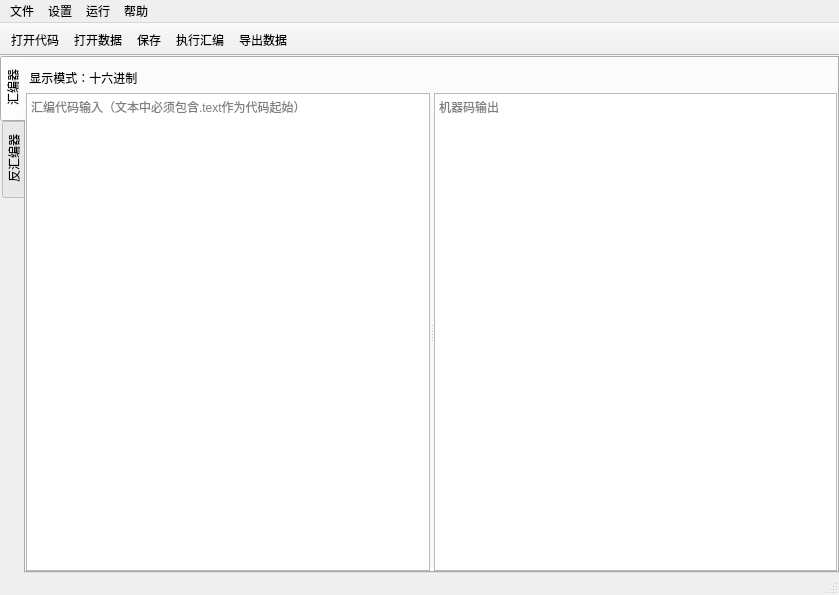
<?xml version="1.0" encoding="UTF-8"?>
<ui version="4.0">
 <class>AssemblerWidget</class>
 <widget class="QMainWindow" name="AssemblerWidget">
  <property name="geometry">
   <rect>
    <x>0</x>
    <y>0</y>
    <width>839</width>
    <height>595</height>
   </rect>
  </property>
  <property name="windowTitle">
   <string>Assembler v0.5</string>
  </property>
  <widget class="QWidget" name="centralwidget">
   <layout class="QVBoxLayout" name="verticalLayout">
    <property name="leftMargin">
     <number>0</number>
    </property>
    <property name="topMargin">
     <number>0</number>
    </property>
    <property name="rightMargin">
     <number>0</number>
    </property>
    <property name="bottomMargin">
     <number>0</number>
    </property>
    <item>
     <widget class="QTabWidget" name="tabWidget">
      <property name="tabPosition">
       <enum>QTabWidget::West</enum>
      </property>
      <property name="tabShape">
       <enum>QTabWidget::Rounded</enum>
      </property>
      <property name="currentIndex">
       <number>0</number>
      </property>
      <property name="elideMode">
       <enum>Qt::ElideNone</enum>
      </property>
      <property name="documentMode">
       <bool>false</bool>
      </property>
      <property name="tabsClosable">
       <bool>false</bool>
      </property>
      <property name="movable">
       <bool>false</bool>
      </property>
      <property name="tabBarAutoHide">
       <bool>false</bool>
      </property>
      <widget class="QWidget" name="tabA">
       <attribute name="title">
        <string> 汇编器</string>
       </attribute>
       <layout class="QVBoxLayout" name="verticalLayout_2">
        <property name="leftMargin">
         <number>0</number>
        </property>
        <property name="topMargin">
         <number>11</number>
        </property>
        <property name="rightMargin">
         <number>0</number>
        </property>
        <property name="bottomMargin">
         <number>0</number>
        </property>
        <item>
         <widget class="QLabel" name="labelMode">
          <property name="sizePolicy">
           <sizepolicy hsizetype="Preferred" vsizetype="Fixed">
            <horstretch>0</horstretch>
            <verstretch>0</verstretch>
           </sizepolicy>
          </property>
          <property name="text">
           <string> 显示模式：十六进制</string>
          </property>
         </widget>
        </item>
        <item>
         <widget class="QSplitter" name="splitter">
          <property name="orientation">
           <enum>Qt::Horizontal</enum>
          </property>
          <widget class="QWidget" name="widget" native="true">
           <layout class="QVBoxLayout" name="verticalLayout_4">
            <property name="leftMargin">
             <number>0</number>
            </property>
            <property name="topMargin">
             <number>0</number>
            </property>
            <property name="rightMargin">
             <number>0</number>
            </property>
            <property name="bottomMargin">
             <number>0</number>
            </property>
            <item>
             <widget class="QTextEdit" name="textEdit_A_IN">
              <property name="placeholderText">
               <string>汇编代码输入（文本中必须包含.text作为代码起始）</string>
              </property>
             </widget>
            </item>
           </layout>
          </widget>
          <widget class="QWidget" name="widget_2" native="true">
           <layout class="QVBoxLayout" name="verticalLayout_5">
            <property name="leftMargin">
             <number>0</number>
            </property>
            <property name="topMargin">
             <number>0</number>
            </property>
            <property name="rightMargin">
             <number>0</number>
            </property>
            <property name="bottomMargin">
             <number>0</number>
            </property>
            <item>
             <widget class="QTextEdit" name="textEdit_A_OUT">
              <property name="placeholderText">
               <string>机器码输出</string>
              </property>
             </widget>
            </item>
           </layout>
          </widget>
         </widget>
        </item>
       </layout>
      </widget>
      <widget class="QWidget" name="tabDA">
       <attribute name="title">
        <string> 反汇编器</string>
       </attribute>
       <layout class="QVBoxLayout" name="verticalLayout_3">
        <property name="leftMargin">
         <number>0</number>
        </property>
        <property name="topMargin">
         <number>11</number>
        </property>
        <property name="rightMargin">
         <number>0</number>
        </property>
        <property name="bottomMargin">
         <number>0</number>
        </property>
        <item>
         <widget class="QLabel" name="labelModeDA">
          <property name="sizePolicy">
           <sizepolicy hsizetype="Preferred" vsizetype="Fixed">
            <horstretch>0</horstretch>
            <verstretch>0</verstretch>
           </sizepolicy>
          </property>
          <property name="text">
           <string> 显示模式：十六进制</string>
          </property>
         </widget>
        </item>
        <item>
         <widget class="QSplitter" name="splitter_2">
          <property name="orientation">
           <enum>Qt::Horizontal</enum>
          </property>
          <widget class="QWidget" name="widget_3" native="true">
           <layout class="QVBoxLayout" name="verticalLayout_6">
            <property name="leftMargin">
             <number>0</number>
            </property>
            <property name="topMargin">
             <number>0</number>
            </property>
            <property name="rightMargin">
             <number>0</number>
            </property>
            <property name="bottomMargin">
             <number>0</number>
            </property>
            <item>
             <widget class="QTextEdit" name="textEdit_DA_IN">
              <property name="placeholderText">
               <string>机器码输入</string>
              </property>
             </widget>
            </item>
           </layout>
          </widget>
          <widget class="QWidget" name="widget_4" native="true">
           <layout class="QVBoxLayout" name="verticalLayout_7">
            <property name="leftMargin">
             <number>0</number>
            </property>
            <property name="topMargin">
             <number>0</number>
            </property>
            <property name="rightMargin">
             <number>0</number>
            </property>
            <property name="bottomMargin">
             <number>0</number>
            </property>
            <item>
             <widget class="QTextEdit" name="textEdit_DA_OUT">
              <property name="placeholderText">
               <string>汇编代码输出</string>
              </property>
             </widget>
            </item>
           </layout>
          </widget>
         </widget>
        </item>
       </layout>
      </widget>
     </widget>
    </item>
   </layout>
  </widget>
  <widget class="QMenuBar" name="menubar">
   <property name="geometry">
    <rect>
     <x>0</x>
     <y>0</y>
     <width>839</width>
     <height>25</height>
    </rect>
   </property>
   <widget class="QMenu" name="menuFile">
    <property name="title">
     <string>文件</string>
    </property>
    <addaction name="actionOpen"/>
    <addaction name="actionOpenData"/>
    <addaction name="actionSave"/>
    <addaction name="actionSaveAs"/>
    <addaction name="actionExport"/>
    <addaction name="actionExportAs"/>
   </widget>
   <widget class="QMenu" name="menuSettings">
    <property name="title">
     <string>设置</string>
    </property>
    <widget class="QMenu" name="menuNumBase">
     <property name="title">
      <string>进制</string>
     </property>
     <addaction name="actionBIN"/>
     <addaction name="actionHEX"/>
    </widget>
    <addaction name="menuNumBase"/>
   </widget>
   <widget class="QMenu" name="menuRunning">
    <property name="title">
     <string>运行</string>
    </property>
    <addaction name="actionExec"/>
   </widget>
   <widget class="QMenu" name="menuHelp">
    <property name="title">
     <string>帮助</string>
    </property>
   </widget>
   <addaction name="menuFile"/>
   <addaction name="menuSettings"/>
   <addaction name="menuRunning"/>
   <addaction name="menuHelp"/>
  </widget>
  <widget class="QStatusBar" name="statusbar"/>
  <widget class="QToolBar" name="toolBar_2">
   <property name="windowTitle">
    <string>toolBar_2</string>
   </property>
   <property name="movable">
    <bool>false</bool>
   </property>
   <attribute name="toolBarArea">
    <enum>TopToolBarArea</enum>
   </attribute>
   <attribute name="toolBarBreak">
    <bool>false</bool>
   </attribute>
   <addaction name="actionOpen"/>
   <addaction name="actionOpenData"/>
   <addaction name="actionSave"/>
   <addaction name="actionExec"/>
   <addaction name="actionExport"/>
  </widget>
  <action name="actionP_Assemble">
   <property name="text">
    <string>汇编器</string>
   </property>
  </action>
  <action name="actionP_Deassemble">
   <property name="text">
    <string>反汇编器</string>
   </property>
  </action>
  <action name="actionOpen">
   <property name="text">
    <string>打开代码</string>
   </property>
  </action>
  <action name="actionSave">
   <property name="text">
    <string>保存</string>
   </property>
  </action>
  <action name="actionExport">
   <property name="text">
    <string>导出数据</string>
   </property>
  </action>
  <action name="actionBIN">
   <property name="checkable">
    <bool>true</bool>
   </property>
   <property name="text">
    <string>二进制</string>
   </property>
  </action>
  <action name="actionHEX">
   <property name="checkable">
    <bool>true</bool>
   </property>
   <property name="checked">
    <bool>true</bool>
   </property>
   <property name="text">
    <string>十六进制</string>
   </property>
  </action>
  <action name="actionExec">
   <property name="text">
    <string>执行汇编</string>
   </property>
  </action>
  <action name="actionSaveAs">
   <property name="text">
    <string>存储为...</string>
   </property>
  </action>
  <action name="actionExportAs">
   <property name="text">
    <string>导出为...</string>
   </property>
  </action>
  <action name="actionOpenData">
   <property name="text">
    <string>打开数据</string>
   </property>
  </action>
 </widget>
 <resources/>
 <connections/>
</ui>
